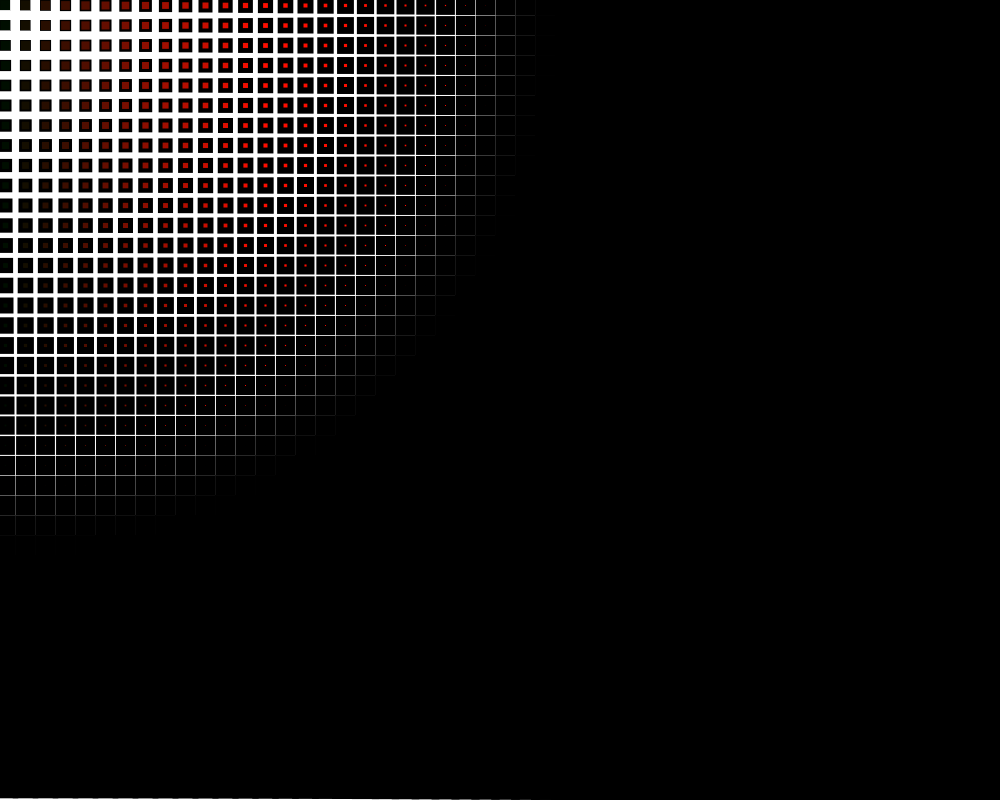
Frame 1 (no input)
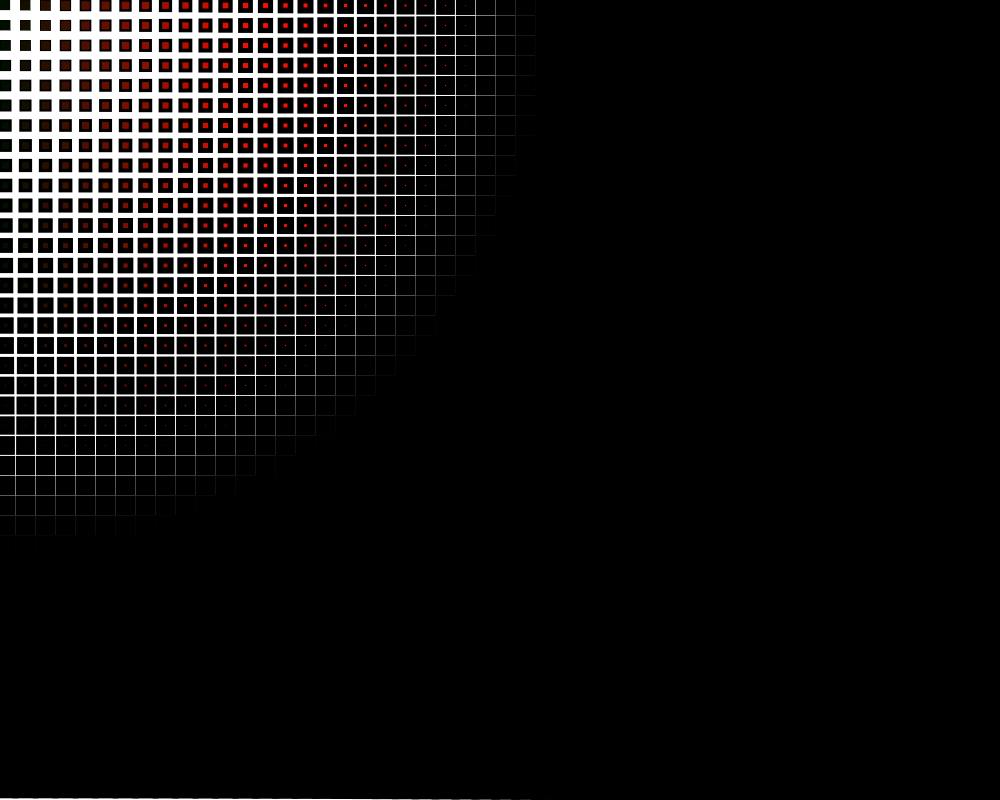
Frame 60 (the mouse pressed at the canvas centre just before this capture)
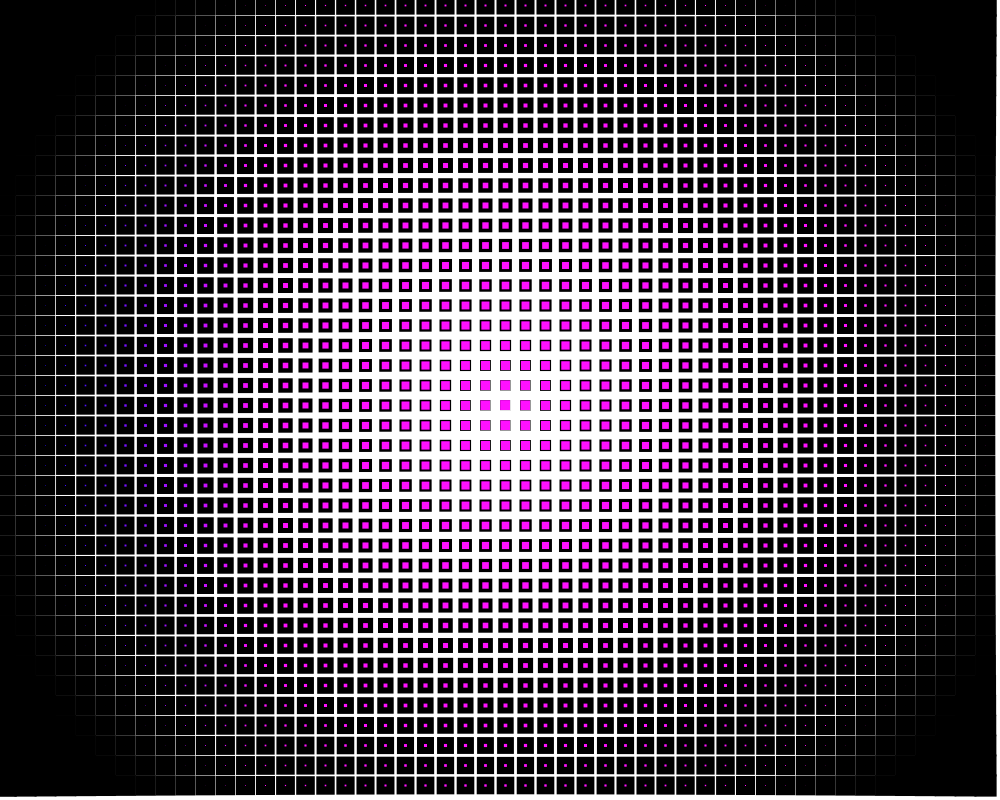
Frame 120 (the mouse held since frame 60 and released just before this capture)

The Processing sketch that drew these frames (run headless with seeded random() and noise(); from frame 60 on, the mouse is pressed at the canvas centre):

// Processing sketch: PXP_change_stroke_weight
// ── PXP_change_stroke_weight.pde
// // The world pixel by pixel 2016
// Daniel Rozin
//  grid of rects changing the stroke weight with mouse

int cellSize= 20;                  // the size of each element

void setup(){
 size(1000, 800);
}

void draw(){
  background (255);
  for (int x = 0; x < width ; x+=cellSize){
     for (int y = 0; y < height ; y+=cellSize){
       fill(x,second(),mouseX);            // give it some color and interactivilty
       float distanceToMouse= dist(x,y, mouseX, mouseY);
       strokeWeight (distanceToMouse/50);
       rect(x,y,10,10);
     }
  }  
}
